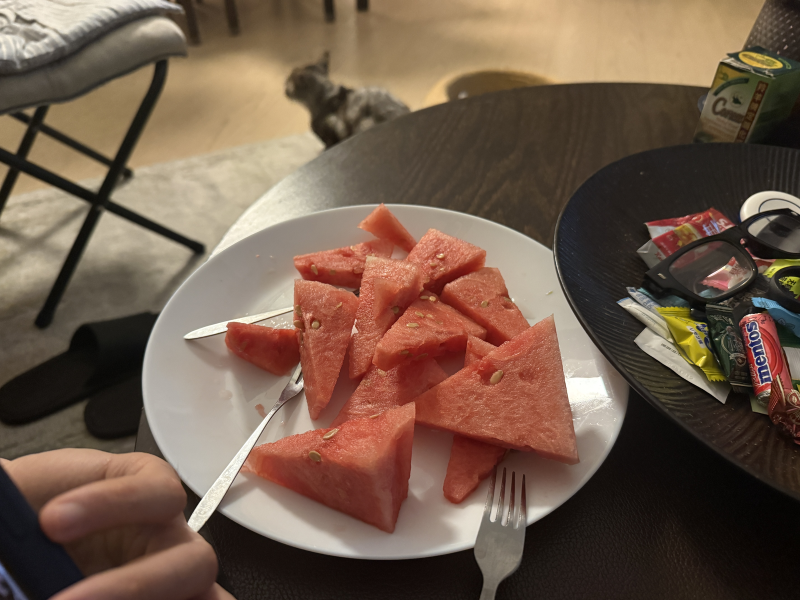
#> input picture pilot_working_png/16pro_199.png, 1600 x 1200 px (shown at 1/2 size); its folder holds 5 pictures in this run
$ python create_trial_input.py
#> lines starting #> are read from the running program, lines starting #| are printed output that depends on the picture; after the words box and inside, x2 and y2 are one past the last pixel; in counts of white or black regions, pixels touching at a corner belong together; long printed decimals are rounded
### fyp_eval.py
"""Local, read-only photo inventory and evaluation checks for the individual FYP.

The source ZIP archives are never extracted or modified. No detector result is
produced by this module.
"""

from __future__ import annotations

import argparse
import csv
import hashlib
import io
import json
import math
import zipfile
from collections import Counter, defaultdict
from pathlib import Path

import numpy as np
from PIL import Image, ImageDraw, ImageOps
from scipy.fft import dctn


ROOT_FIELDS = [
    "root_id", "device_group", "archive", "archive_member", "filename",
    "sha256", "width", "height", "exif_orientation", "exif_model",
    "phash", "candidate_cluster", "split", "foreground_status",
    "foreground_mask_path", "review_note",
]
SAMPLE_FIELDS = [
    "sample_id", "root_id", "split", "edited_image_path", "operation_mask_path",
    "edit_tool", "edit_tool_version", "edit_instruction", "edit_settings",
    "target_area_band", "actual_r", "actual_area_band", "foreground_overlap",
    "location_label", "quality_status", "exclusion_reason",
]
AREA_BANDS = ((0.0, .02), (.02, .05), (.05, .10), (.10, .20), (.20, .40), (.40, 1.0))
SPLIT_NAMES = ("development", "validation", "test")


def actual_area_band(r: float) -> str:
    if not (0 < r <= 1):
        raise ValueError("area ratio must be in (0, 1]")
    for lo, hi in AREA_BANDS:
        if lo < r <= hi:
            return f"({lo:g},{hi:g}]"
    raise AssertionError("unreachable")


def mask_measurement(operation_mask: np.ndarray, image_size: tuple[int, int],
                     foreground_mask: np.ndarray | None = None,
                     threshold: int = 127) -> dict:
    """Measure masks in the *full edited image* coordinate system.

    image_size is (width, height). Soft masks use > threshold; the threshold
    must be frozen in the evaluation config before reading test scores.
    """
    width, height = image_size
    if operation_mask.ndim != 2 or operation_mask.shape != (height, width):
        raise ValueError("operation mask dimensions do not match edited image")
    if not 0 <= threshold <= 254:
        raise ValueError("threshold must be between 0 and 254")
    m = operation_mask > threshold
    count = int(m.sum())
    if count == 0:
        return {"r": 0.0, "area_band": None, "overlap": None,
                "location": "excluded_empty_mask"}
    r = count / (height * width)
    if count == height * width:
        return {"r": 1.0, "area_band": None, "overlap": None,
                "location": "excluded_full_image_mask"}
    result = {"r": r, "area_band": actual_area_band(r),
              "overlap": None, "location": "unlabelled"}
    if foreground_mask is not None:
        if foreground_mask.ndim != 2 or foreground_mask.shape != m.shape:
            raise ValueError("foreground mask dimensions do not match edited image")
        f = foreground_mask > threshold
        overlap = int(np.logical_and(m, f).sum()) / count
        result["overlap"] = overlap
        result["location"] = ("foreground" if overlap >= .6 else
                              "background" if overlap <= .2 else "mixed")
    return result


# [7 lines left out: function perceptual_hash, not called in this run]


def hamming(a: int, b: int) -> int:
    return (a ^ b).bit_count()


class UnionFind:
    def __init__(self, size: int):
        self.parent = list(range(size))

    # [5 lines left out: function find, not called in this run]

    def union(self, x: int, y: int) -> None:
        a, b = self.find(x), self.find(y)
        self.parent[b] = a


# [6 lines left out: function write_csv, not called in this run]


def read_csv(path: Path) -> list[dict]:
    with path.open(newline="", encoding="utf-8") as handle:
        return list(csv.DictReader(handle))


# [404 lines left out: functions read_grayscale_mask, contact_sheets, inventory, provisional_split, apply_visual_candidates, audit and 4 more, not called in this run]


# [2 lines that do not run on import are left out]

### create_trial_input.py
"""Create one clearly labelled, development-only inpainting smoke-test input.

The polygon is an operation-mask proposal on the pristine photo. It is not a
foreground annotation and this script does not create an AI-edited image.
"""

from pathlib import Path
import json

from PIL import Image, ImageDraw

from fyp_eval import mask_measurement
import numpy as np


ROOT = "16pro_199"
BASE = Path(__file__).resolve().parent
SOURCE = BASE / "pilot_working_png" / f"{ROOT}.png"
OUT = BASE / "pilot_trial"
OUT.mkdir(exist_ok=True)

with Image.open(SOURCE) as opened:
#> opened is the input picture: PIL image 1600x1200 RGB; mean R, G, B 113.4, 91, 75
    pristine = opened.convert("RGB")
    pristine.thumbnail((512, 512), Image.Resampling.LANCZOS)
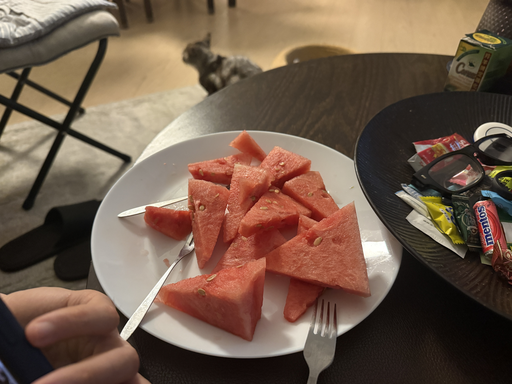
#> pristine: PIL image 512x384 RGB; mean R, G, B 113.4, 91, 75
pristine.save(OUT / f"{ROOT}_pristine_512.png")

mask = Image.new("L", pristine.size, 0)
#> mask: PIL image 512x384 L; every value is 0
draw = ImageDraw.Draw(mask)
# Covers one central watermelon piece in the source; this is deliberately
# separate from any foreground-definition process.
draw.polygon([(231, 207), (264, 173), (326, 182), (357, 229),
              (333, 266), (273, 264), (228, 241)], fill=255)
mask.save(OUT / f"{ROOT}_operation_mask_512.png")
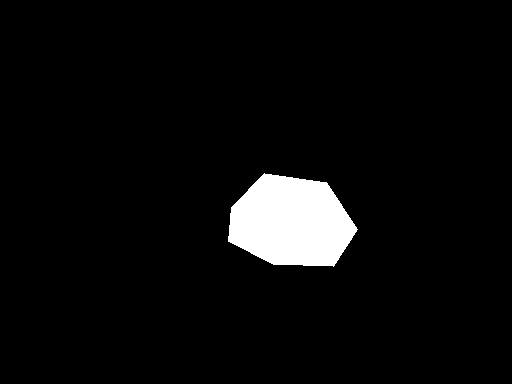
#> saved as 16pro_199_operation_mask_512.png: PIL image 512x384 L; 4.6% white; 1 white region, box (x1, y1, x2, y2) and area: (228, 173, 358, 267) 8978
measurement = mask_measurement(np.asarray(mask), pristine.size)
#> in mask_measurement, `count = int(m.sum())`: count = 8978
#> in mask_measurement, `r = count / (height * width)`: r = 0.0457
#> measurement = 4 items
(OUT / "trial_input_metadata.json").write_text(json.dumps({
    "root_id": ROOT,
    "status": "development-only technical input; no AI edit generated yet",
    "pristine_path": f"{ROOT}_pristine_512.png",
    "operation_mask_path": f"{ROOT}_operation_mask_512.png",
    "image_width": pristine.width,
    "image_height": pristine.height,
    "mask_r": measurement["r"],
    "mask_area_band": measurement["area_band"],
    "foreground_label": "not_assigned",
    "prompt_proposal": "A natural photograph of watermelon slices on a white plate, with one central slice replaced by a piece of yellow pineapple.",
}, indent=2) + "\n", encoding="utf-8")
print(json.dumps({"size": pristine.size, "r": measurement["r"],
                  "area_band": measurement["area_band"]}))
#| {"size": [512, 384], "r": 0.04566, "area_band": "(0.02,0.05]"}
